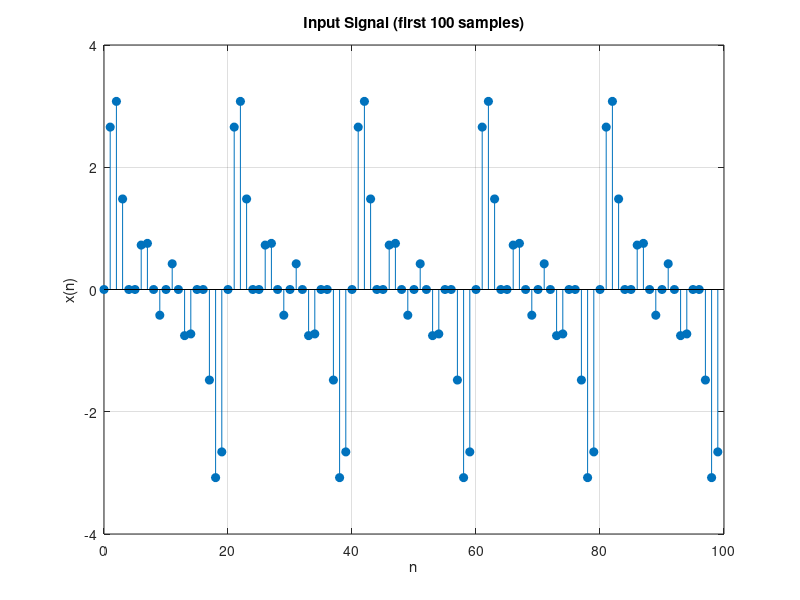
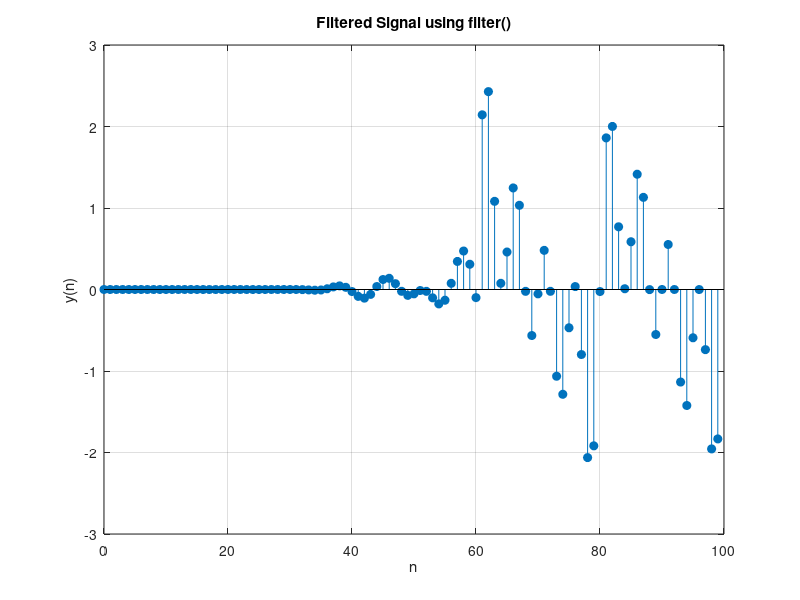
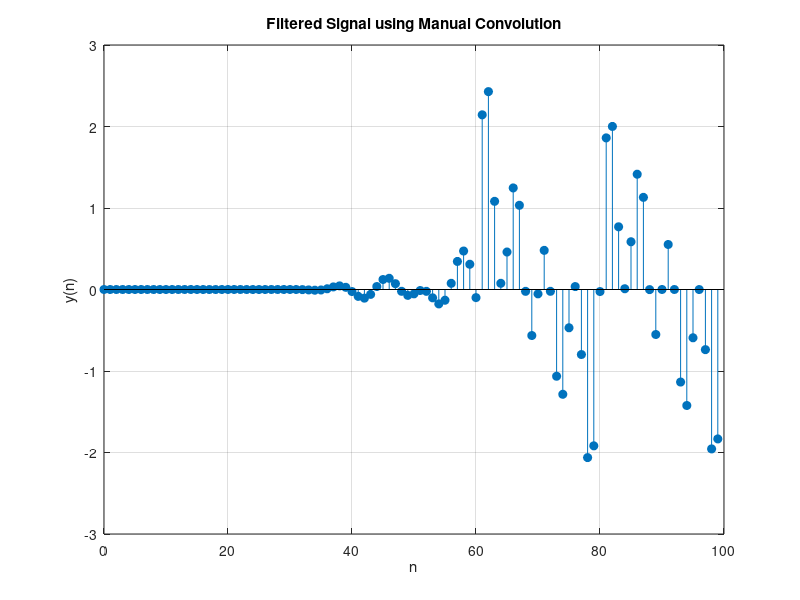
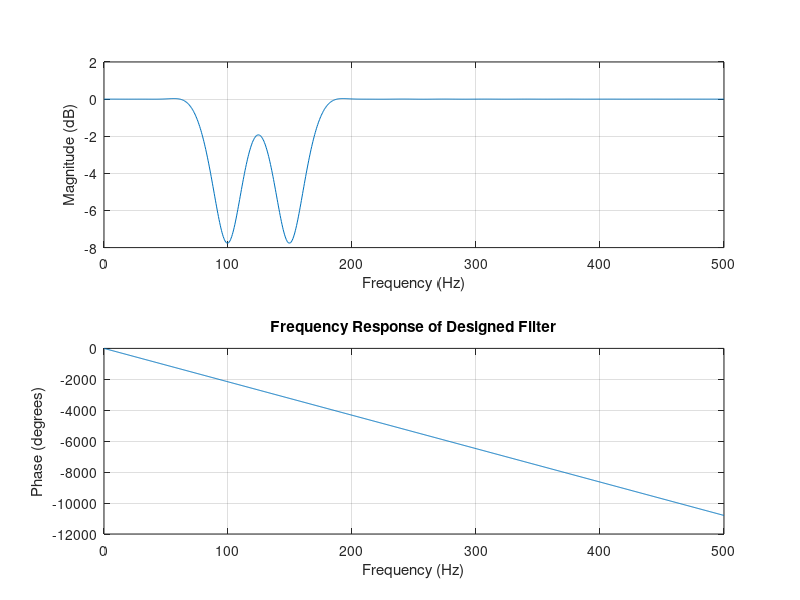

MATLAB code to generate these figures, in order:
%% Parameters
fs = 1000;
t = 0:1/fs:1;
n = 0:length(t)-1;

%% Input Signal (50 Hz + harmonics)
x = sin(2*pi*50*t) + ...
    sin(2*pi*100*t) + ...
    sin(2*pi*150*t) + ...
    sin(2*pi*200*t);

%% Design FIR Bandstop Filters (remove 100 Hz & 150 Hz)

% Stopband for 100 Hz
b1 = fir1(60, [90 110]/(fs/2), 'stop');

% Stopband for 150 Hz
b2 = fir1(60, [140 160]/(fs/2), 'stop');

% Combined filter (cascade)
b = conv(b1, b2);   % designing filter only (allowed)

%% Apply filter using filter()
y_filter = filter(b, 1, x);

%% Manual Convolution (NO conv for filtering)
lx = length(x);
lb = length(b);
ly = lx + lb - 1;

y_manual = zeros(1, ly);

for i = 1:ly
    for k = 1:lx
        if (i-k+1 > 0 && i-k+1 <= lb)
            y_manual(i) = y_manual(i) + x(k)*b(i-k+1);
        end
    end
end

% Trim to same length
y_manual = y_manual(1:lx);

%% STEM plots (discrete signals)
figure;
stem(n(1:100), x(1:100), 'filled');
title('Input Signal (first 100 samples)');
xlabel('n'); ylabel('x(n)');
grid on;

figure;
stem(n(1:100), y_filter(1:100), 'filled');
title('Filtered Signal using filter()');
xlabel('n'); ylabel('y(n)');
grid on;

figure;
stem(n(1:100), y_manual(1:100), 'filled');
title('Filtered Signal using Manual Convolution');
xlabel('n'); ylabel('y(n)');
grid on;

%% Frequency response of filter
figure;
freqz(b, 1, 1024, fs);
title('Frequency Response of Designed Filter');

%% Spectrum using FFT
N = length(x);
f = (0:N-1)*(fs/N);

X = fft(x);
Y = fft(y_filter);

figure;
plot(f, abs(X));
xlim([0 250]);
title('Spectrum of Input Signal');
xlabel('Frequency (Hz)');
ylabel('|X(f)|');
grid on;

figure;
plot(f, abs(Y));
xlim([0 250]);
title('Spectrum of Filtered Signal');
xlabel('Frequency (Hz)');
ylabel('|Y(f)|');
grid on;

%% PSD (optional but good for lab)
figure;
pwelch(x,[],[],[],fs);
title('Input PSD');

figure;
pwelch(y_filter,[],[],[],fs);
title('Filtered PSD');
